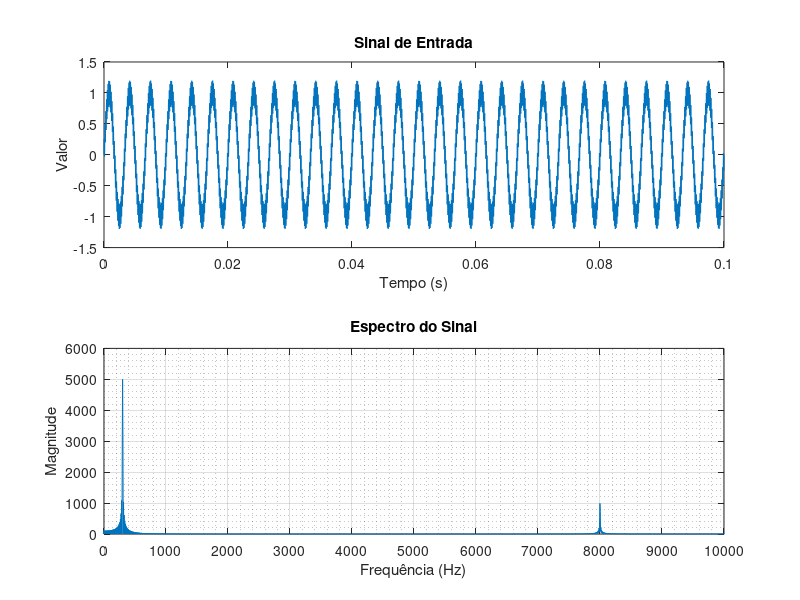
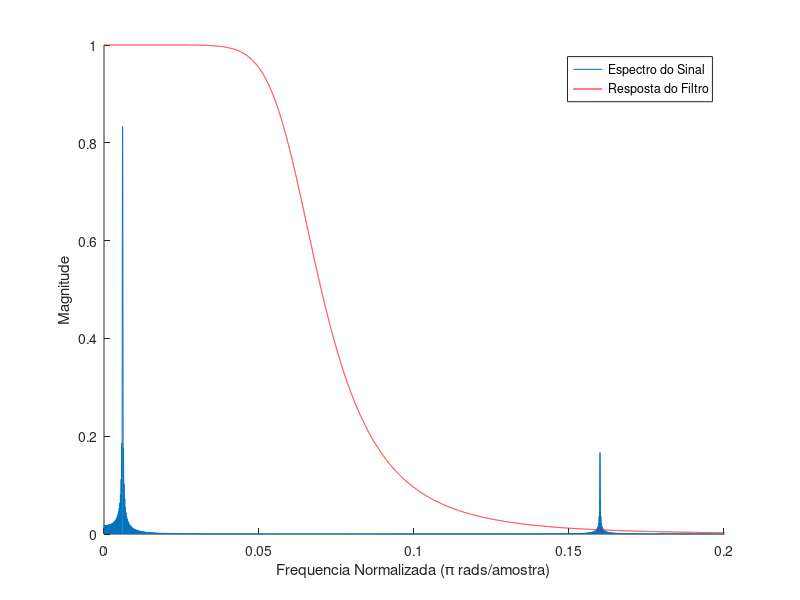
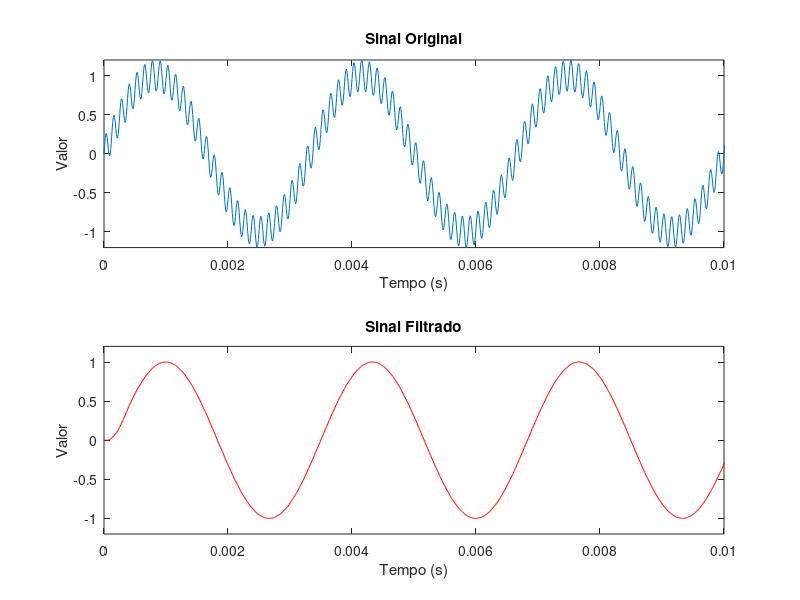
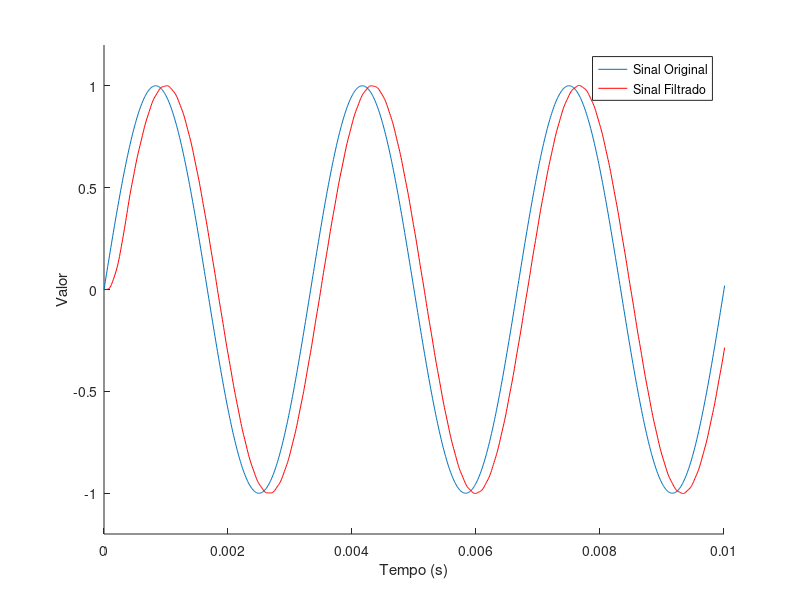

Reproduce these figures in MATLAB, in order.
%Sejam as frequências do sinal senoidal 300 Hz e 8 kHz. Crie um um filtro que remova a
%componente de 8 kHz usando um filtro do tipo Butterworth de ordem 5
 clc
 clear all
 close all
 pkg load signal;
 disp('Processando...')
 ts = 0.00001; %período amostragem
 fs = 1/ts;
 t = 0:ts:0.1;
 %Sinal ---------------------------------------------


 x = sin(2*pi*300*t)+0.2*sin(2*pi*8000*t);
 xlow = sin(2*pi*300*t);
figure
 subplot(2,1,1)
 plot(t,x)
 title('Sinal de Entrada'); xlabel('Tempo (s)');
ylabel('Valor');
 NFFT = length(t)*2;
 fVals = fs*(-NFFT/2:NFFT/2-1)/NFFT;
 X = fftshift(fft(x,NFFT));
 subplot(2,1,2)
 plot(fVals,abs(X));
 grid on, grid minor, set(gca,'xtick',[0:1000:10000])
 title('Espectro do Sinal'), axis([0 10000 0 6000]);
 xlabel('Frequência (Hz)'); ylabel('Magnitude');

%---------------------------------------------------------

 %Primeiro calculamos a frequência normalizada de 1 kHz, já que queremos
 % um valor entre as duas componentes como frequência de corte:

 nf = 2*pi*1000/fs; % frequência normalizada em 1kHz

 %Alternadamente podemos plotar a FFT direto em frequência normalizada
 %e achar a frequência normalizada por observação, embora isso necessite
 % de algum trabalho de manipulação:

 xm = abs(fft(x,fs*2));
 tam = length(xm);
 figure
 hold on
 plot(0:1/(tam/2 -1):1, xm(1:tam/2)/6000)
 axis([0 0.2 0 1])
 xlabel('Frequencia Normalizada (\pi rads/amostra)')
 ylabel('Magnitude')

%As funções de filtro (butter, cheby1, cheby2 e ellip) pegam como argumento
% a ordem do filtro, a(s) frequência(s) de corte e o tipo (passa-baixa,
% passa-alta, passa-banda, etc) e entrega os coeficientes de sua função de
% transferência. Olhe na documentação para aprender mais sobre seu uso.
%Criamos o filtro de acordo com as especificações:

 ff = [0:1/(tam/2-1):1];
 [b,a] = butter(5,nf,'low');
%– A função freqz(b,a) plota um diagrama de bode para análise de filtros discretos:

  h = freqz(b,a,floor(tam/2));
  h = abs(h);
  hold on
  plot(ff,h,'r')
  legend('Espectro do Sinal','Resposta do Filtro');


  %----------------------------------------------------------------

%E importante notar que o filtro apresenta atraso de fase, assim como qualquer sistema
%potencialmente pode. M=Mais adiante vamos ver como a fase se comporta num determinado
%sistema a uma determinada frequência, mas por hora observe o atraso no gráfico comparativo
%abaixo, onde a curva do sinal original está sendo plotada apenas com a componente de baixa
%frequência ( 300 Hz).

 xf = filter(b,a,x);
 figure
 subplot(2,1,1)
 plot(t,x),title('Sinal Original'),axis([0 0.01 -1.2 1.2]);
 xlabel('Tempo (s)');
 ylabel('Valor');
 subplot(2,1,2)
 plot(t,xf,'r'),title('Sinal Filtrado'),axis([0 0.01 -1.2 1.2]);
 xlabel('Tempo (s)');
 ylabel('Valor');
 figure
 hold on
 plot(t,xlow),axis([0 0.01 -1.2 1.2]);
 xlabel('Tempo (s)');
 ylabel('Valor');
 plot(t,xf,'r'),axis([0 0.01 -1.2 1.2]);
 legend('Sinal Original','Sinal Filtrado');
 hold off

